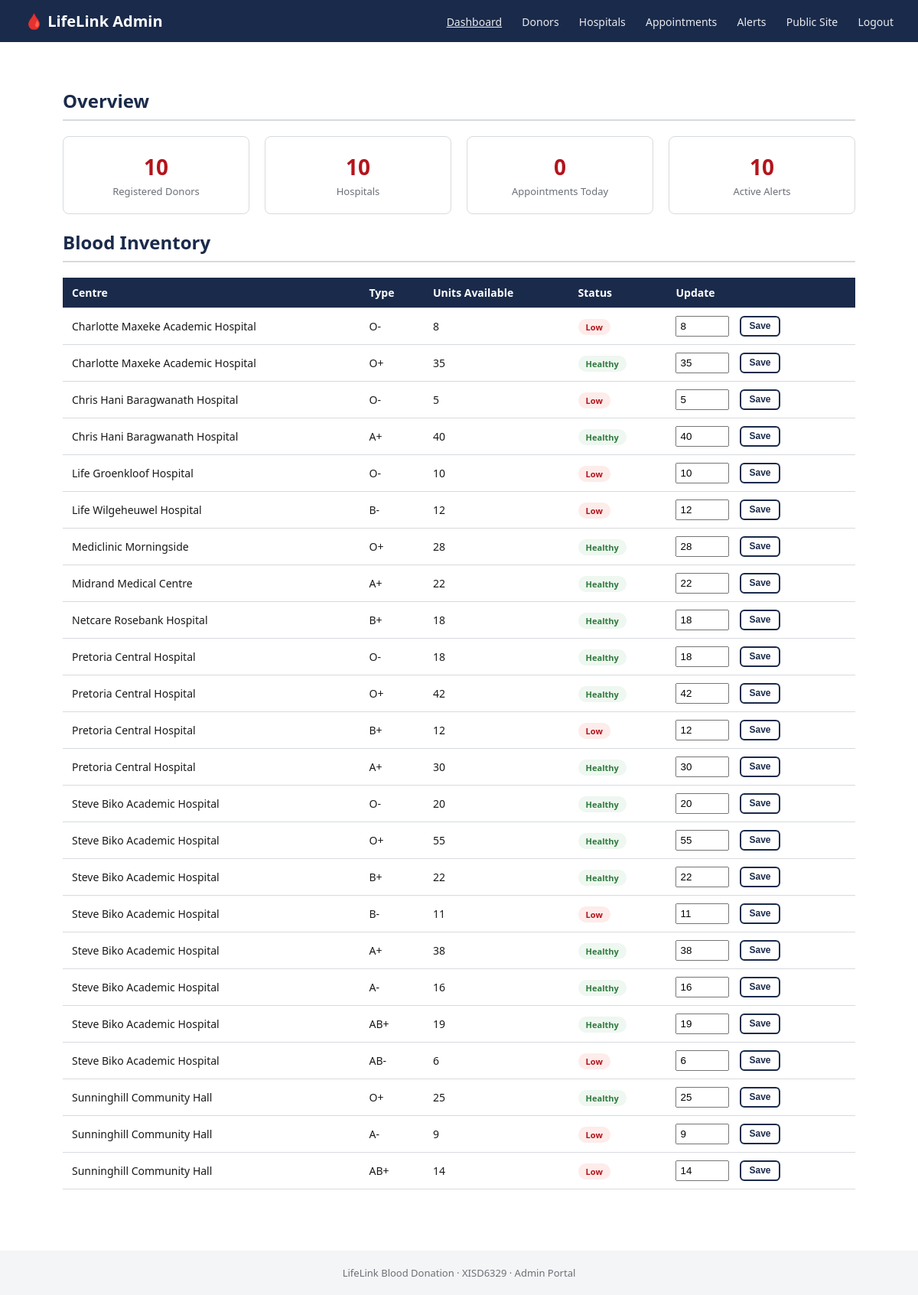
Page /admin/dashboard.php (signed in) on the committed database.
### tables this page shows
CREATE TABLE blood_inventory (
  inventory_id INT AUTO_INCREMENT PRIMARY KEY,
  hospital_id INT NOT NULL,
  blood_type_id INT NOT NULL,
  units_available INT NOT NULL DEFAULT 0,
  units_reserved INT NOT NULL DEFAULT 0,
  min_threshold INT NOT NULL DEFAULT 10,
  UNIQUE KEY uniq_hospital_type (hospital_id, blood_type_id),
  FOREIGN KEY (hospital_id) REFERENCES hospitals(hospital_id) ON DELETE CASCADE,
  FOREIGN KEY (blood_type_id) REFERENCES blood_types(blood_type_id)
);

CREATE TABLE hospitals (
  hospital_id INT AUTO_INCREMENT PRIMARY KEY,
  hospital_name VARCHAR(150) NOT NULL,
  address VARCHAR(255) NOT NULL,
  latitude DECIMAL(10,6),
  longitude DECIMAL(10,6),
  contact_email VARCHAR(150),
  contact_phone VARCHAR(30),
  operating_hours VARCHAR(100),
  is_approved TINYINT(1) NOT NULL DEFAULT 1
);

CREATE TABLE blood_types (
  blood_type_id INT AUTO_INCREMENT PRIMARY KEY,
  code VARCHAR(5) NOT NULL UNIQUE
);

### admin/dashboard.php (the view, shortened to what this page needs)
<?php
$pdo = db();
$donorCount = (int)$pdo->query("SELECT COUNT(*) FROM donors WHERE is_active = 1")->fetchColumn();
$hospitalCount = (int)$pdo->query("SELECT COUNT(*) FROM hospitals WHERE is_approved = 1")->fetchColumn();
$apptToday = (int)$pdo->query("SELECT COUNT(*) FROM appointments WHERE scheduled_date = CURDATE()")->fetchColumn();
$activeAlerts = (int)$pdo->query("SELECT COUNT(*) FROM alerts WHERE status = 'Active'")->fetchColumn();
$inventory = $pdo->query(
    "SELECT bi.inventory_id, h.hospital_name, bt.code, bi.units_available, bi.min_threshold
     FROM blood_inventory bi
     JOIN hospitals h ON h.hospital_id = bi.hospital_id
     JOIN blood_types bt ON bt.blood_type_id = bi.blood_type_id
     ORDER BY h.hospital_name, bt.blood_type_id"
)->fetchAll();
include __DIR__ . '/../includes/admin_header.php';
?>
  <div class="section">
    <h2>Overview</h2>
    <div class="stats">
      <div class="stat-card"><div class="num"><?= $donorCount ?></div><div class="label">Registered Donors</div></div>
      <div class="stat-card"><div class="num"><?= $hospitalCount ?></div><div class="label">Hospitals</div></div>
      <div class="stat-card"><div class="num"><?= $apptToday ?></div><div class="label">Appointments Today</div></div>
      <div class="stat-card"><div class="num"><?= $activeAlerts ?></div><div class="label">Active Alerts</div></div>
    </div>
    <h2>Blood Inventory</h2>
    <table>
      <tr><th>Centre</th><th>Type</th><th>Units Available</th><th>Status</th><th>Update</th></tr>
      <?php foreach ($inventory as $inv): $low = $inv['units_available'] <= $inv['min_threshold']; ?>
        <tr>
          <td><?= htmlspecialchars($inv['hospital_name']) ?></td>
          <td><?= htmlspecialchars($inv['code']) ?></td>
          <td><?= (int)$inv['units_available'] ?></td>
          <td><span class="badge <?= $low ? '' : 'badge-confirmed' ?>" style="<?= $low ? 'background:#fdecea;color:#b3141c;' : '' ?>"><?= $low ? 'Low' : 'Healthy' ?></span></td>
          <td>
            <form action="dashboard.php" method="post" style="display:flex; gap:6px;">
              <input type="number" name="units_available" value="<?= (int)$inv['units_available'] ?>" min="0" style="width:70px; padding:4px;">
              <button type="submit" class="btn btn-outline" style="padding:4px 10px; font-size:12px;">Save</button>
            </form>
          </td>
        </tr>
      <?php endforeach; ?>
    </table>
  </div>
<?php include __DIR__ . '/../includes/admin_footer.php'; ?>

### assets/css/style.css (style rules this page uses)
:root { --navy: #1a2a4a; --red: #b3141c; --light: #f4f5f6; --grey: #6b6f76; --border: #d7dade; }
* { box-sizing: border-box; }
body { margin: 0; font-family: "Segoe UI", Arial, sans-serif; color: #1a1a1a; background: #ffffff; }
.btn { display: inline-block; padding: 12px 26px; border-radius: 6px; font-weight: 600; text-decoration: none; margin: 0 8px; cursor: pointer; border: none; font-size: 14px; }
.btn-outline { background: #fff; color: var(--navy); border: 2px solid var(--navy); }
.section { padding: 40px 32px; max-width: 1100px; margin: 0 auto; }
.section h2 { color: var(--navy); border-bottom: 2px solid var(--border); padding-bottom: 8px; }
.stats { display: flex; gap: 20px; flex-wrap: wrap; }
.stat-card { flex: 1; min-width: 160px; border: 1px solid var(--border); border-radius: 8px; padding: 20px; text-align: center; }
.stat-card .num { font-size: 28px; font-weight: 700; color: var(--red); }
.stat-card .label { color: var(--grey); font-size: 13px; margin-top: 4px; }
.badge { padding: 3px 10px; border-radius: 12px; font-size: 11px; font-weight: 600; }
.badge-confirmed { background: #eef7f0; color: #2f7a3d; }
table { width: 100%; border-collapse: collapse; margin-top: 10px; }
th, td { text-align: left; padding: 10px 12px; border-bottom: 1px solid var(--border); font-size: 14px; }
th { background: var(--navy); color: #fff; }

### rows in the picture
blood_inventory: hospital.hospital_name "Charlotte Maxeke Academic Hospital", blood_type.code "O-", units_available "8", min_threshold "Low"
blood_inventory: hospital.hospital_name "Charlotte Maxeke Academic Hospital", blood_type.code "O+", units_available "35", min_threshold "Healthy"
blood_inventory: hospital.hospital_name "Chris Hani Baragwanath Hospital", blood_type.code "O-", units_available "5", min_threshold "Low"
blood_inventory: hospital.hospital_name "Chris Hani Baragwanath Hospital", blood_type.code "A+", units_available "40", min_threshold "Healthy"
blood_inventory: hospital.hospital_name "Life Groenkloof Hospital", blood_type.code "O-", units_available "10", min_threshold "Low"
blood_inventory: hospital.hospital_name "Life Wilgeheuwel Hospital", blood_type.code "B-", units_available "12", min_threshold "Low"
blood_inventory: hospital.hospital_name "Mediclinic Morningside", blood_type.code "O+", units_available "28", min_threshold "Healthy"
blood_inventory: hospital.hospital_name "Midrand Medical Centre", blood_type.code "A+", units_available "22", min_threshold "Healthy"
blood_inventory: hospital.hospital_name "Netcare Rosebank Hospital", blood_type.code "B+", units_available "18", min_threshold "Healthy"
blood_inventory: hospital.hospital_name "Pretoria Central Hospital", blood_type.code "O-", units_available "18", min_threshold "Healthy"
blood_inventory: hospital.hospital_name "Pretoria Central Hospital", blood_type.code "O+", units_available "42", min_threshold "Healthy"
blood_inventory: hospital.hospital_name "Pretoria Central Hospital", blood_type.code "B+", units_available "12", min_threshold "Low"
blood_inventory: hospital.hospital_name "Pretoria Central Hospital", blood_type.code "A+", units_available "30", min_threshold "Healthy"
blood_inventory: hospital.hospital_name "Steve Biko Academic Hospital", blood_type.code "O-", units_available "20", min_threshold "Healthy"
blood_inventory: hospital.hospital_name "Steve Biko Academic Hospital", blood_type.code "O+", units_available "55", min_threshold "Healthy"
blood_inventory: hospital.hospital_name "Steve Biko Academic Hospital", blood_type.code "B+", units_available "22", min_threshold "Healthy"
blood_inventory: hospital.hospital_name "Steve Biko Academic Hospital", blood_type.code "B-", units_available "11", min_threshold "Low"
blood_inventory: hospital.hospital_name "Steve Biko Academic Hospital", blood_type.code "A+", units_available "38", min_threshold "Healthy"
blood_inventory: hospital.hospital_name "Steve Biko Academic Hospital", blood_type.code "A-", units_available "16", min_threshold "Healthy"
blood_inventory: hospital.hospital_name "Steve Biko Academic Hospital", blood_type.code "AB+", units_available "19", min_threshold "Healthy"
blood_inventory: hospital.hospital_name "Steve Biko Academic Hospital", blood_type.code "AB-", units_available "6", min_threshold "Low"
blood_inventory: hospital.hospital_name "Sunninghill Community Hall", blood_type.code "O+", units_available "25", min_threshold "Healthy"
blood_inventory: hospital.hospital_name "Sunninghill Community Hall", blood_type.code "A-", units_available "9", min_threshold "Low"
blood_inventory: hospital.hospital_name "Sunninghill Community Hall", blood_type.code "AB+", units_available "14", min_threshold "Low"

### other values in the picture
$donorCount "10"
$hospitalCount "10"
$apptToday "0"
$activeAlerts "10"
